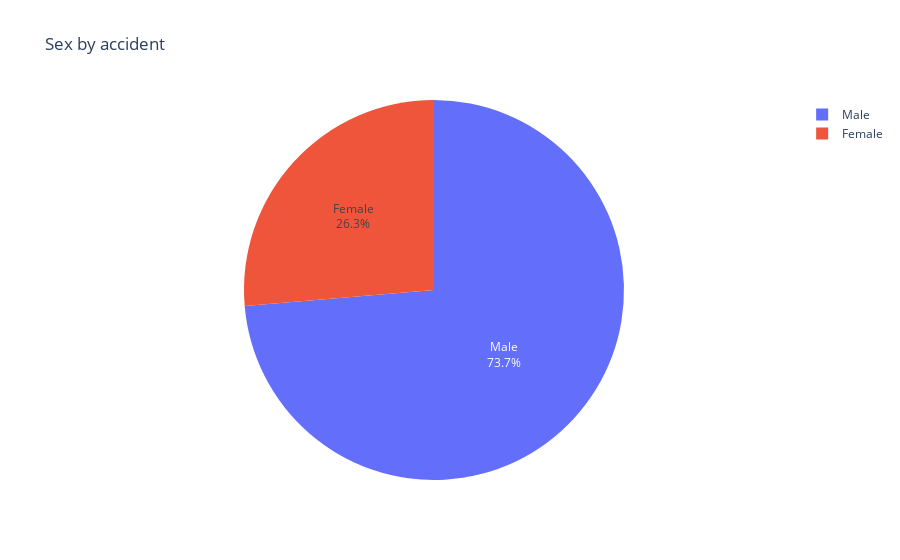

Here is the notebook cell this chart was saved with:
### Markdown cell above
# Sexe des concernés par un accident

### Code cell
pie(drivers, "sex", "Sex by accident")

### Figure 1 — Plotly figure (JSON) as saved in the notebook; plotly's stock layout.template omitted (floating-point values rounded to 4 significant figures)
{"data": [{"domain": {"x": [0, 1], "y": [0, 1]}, "hovertemplate": "index=%{label}<br>value=%{value}<extra></extra>", "labels": ["Male", "Female"], "legendgroup": "", "name": "", "showlegend": true, "textinfo": "percent+label", "textposition": "inside", "type": "pie", "values": [0.7365, 0.2635]}], "layout": {"legend": {"tracegroupgap": 0}, "title": {"text": "Sex by accident"}}}
